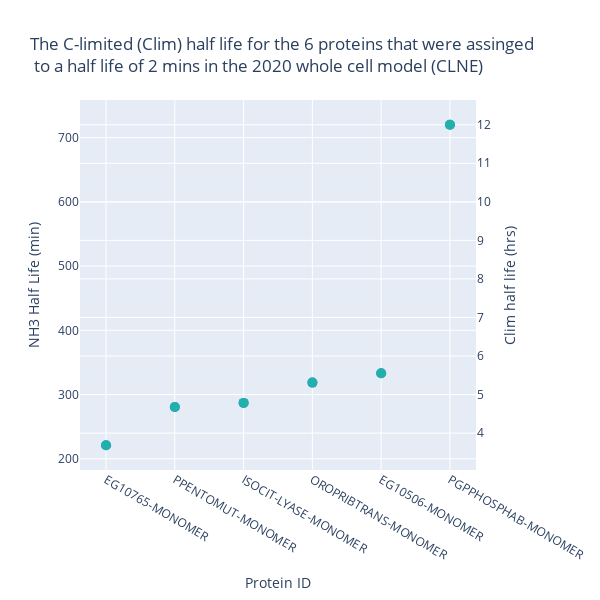

Source (notebook cell):
### Code cell
# make a plot of the rates that oritaly had a half life of 2 mins in the CLNE model
df_2mins = df[df['NE half life (min)'] < 10]
df_2mins = df_2mins.sort_values(by='Clim half life (min)')

# make a plotly scatter plot of the protein ID on the x axis and the half life on the y axis. 
fig = go.Figure()
fig.add_trace(go.Scatter(x=df_2mins['Protein ID'], y=df_2mins['Clim half life (min)'], mode='markers', name='Clim half life (min)', yaxis="y1"))

# add a second y axis
fig.add_trace(go.Scatter(x=df_2mins['Protein ID'], y=(df_2mins['Clim half life (min)']/60), mode='markers', name='Clim half life (min)', yaxis="y2", marker=dict(color="lightseagreen")))
fig.update_layout(yaxis2=dict(title='Clim half life (hrs)', overlaying='y', side='right'))    

# plot specs
fig.update_traces(marker_size=10)
fig.update_layout(autosize=False, width=600, height=600, showlegend=False)
fig.update_layout(title='The C-limited (Clim) half life for the 6 proteins that were assinged <br> to a half life of 2 mins in the 2020 whole cell model (CLNE)', xaxis_title='Protein ID', yaxis_title='NH3 Half Life (min)')

### Figure 1 — Plotly figure (JSON) as saved in the notebook; plotly's stock layout.template omitted (floating-point values rounded to 4 significant figures)
{"data": [{"mode": "markers", "name": "Clim half life (min)", "x": ["EG10765-MONOMER", "PPENTOMUT-MONOMER", "ISOCIT-LYASE-MONOMER", "OROPRIBTRANS-MONOMER", "EG10506-MONOMER", "PGPPHOSPHAB-MONOMER"], "y": [221.1, 280.7, 287.0, 318.6, 333.3, 720.0], "yaxis": "y", "type": "scatter", "marker": {"size": 10}}, {"marker": {"color": "lightseagreen", "size": 10}, "mode": "markers", "name": "Clim half life (min)", "x": ["EG10765-MONOMER", "PPENTOMUT-MONOMER", "ISOCIT-LYASE-MONOMER", "OROPRIBTRANS-MONOMER", "EG10506-MONOMER", "PGPPHOSPHAB-MONOMER"], "y": [3.685, 4.678, 4.783, 5.31, 5.555, 12.0], "yaxis": "y2", "type": "scatter"}], "layout": {"yaxis2": {"title": {"text": "Clim half life (hrs)"}, "overlaying": "y", "side": "right"}, "autosize": false, "width": 600, "height": 600, "showlegend": false, "title": {"text": "The C-limited (Clim) half life for the 6 proteins that were assinged <br> to a half life of 2 mins in the 2020 whole cell model (CLNE)"}, "xaxis": {"title": {"text": "Protein ID"}}, "yaxis": {"title": {"text": "NH3 Half Life (min)"}}}}
